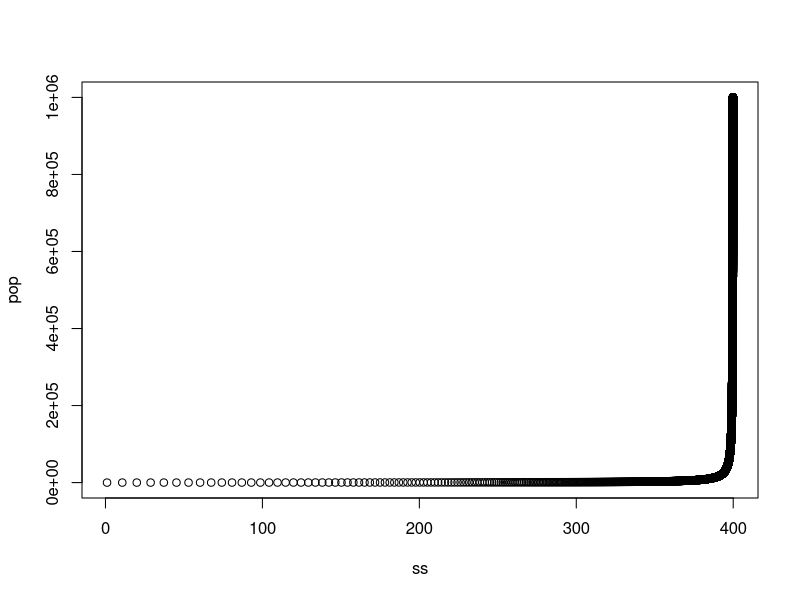
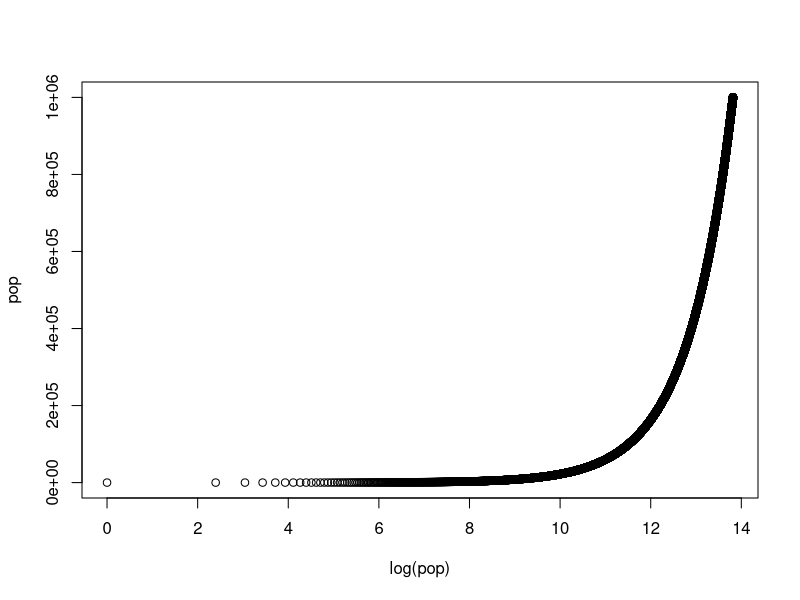
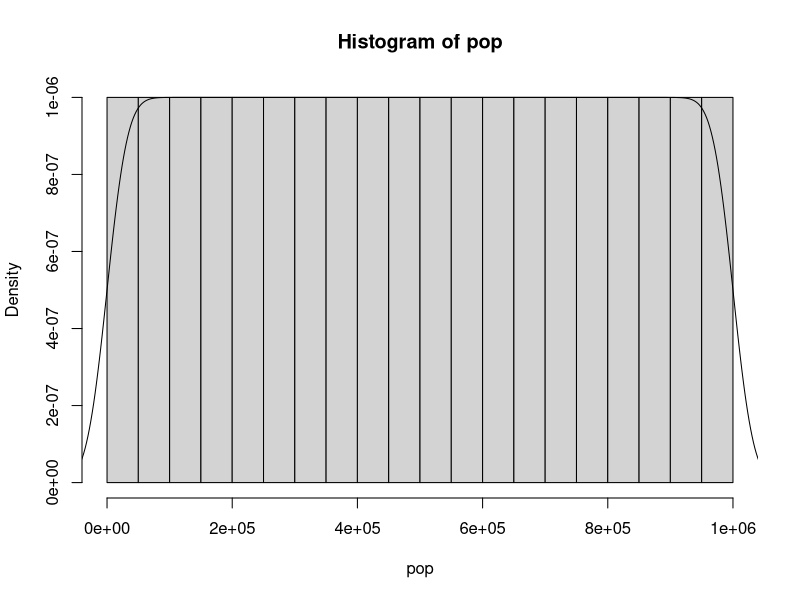
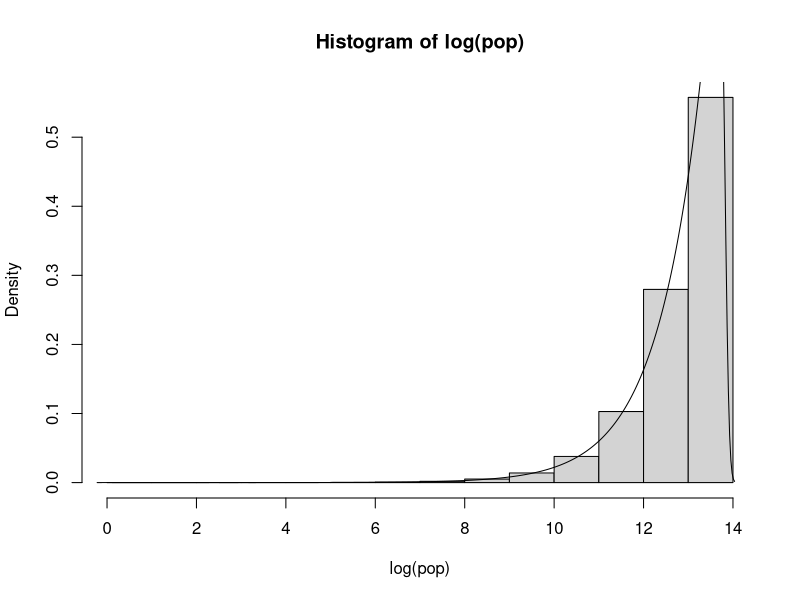
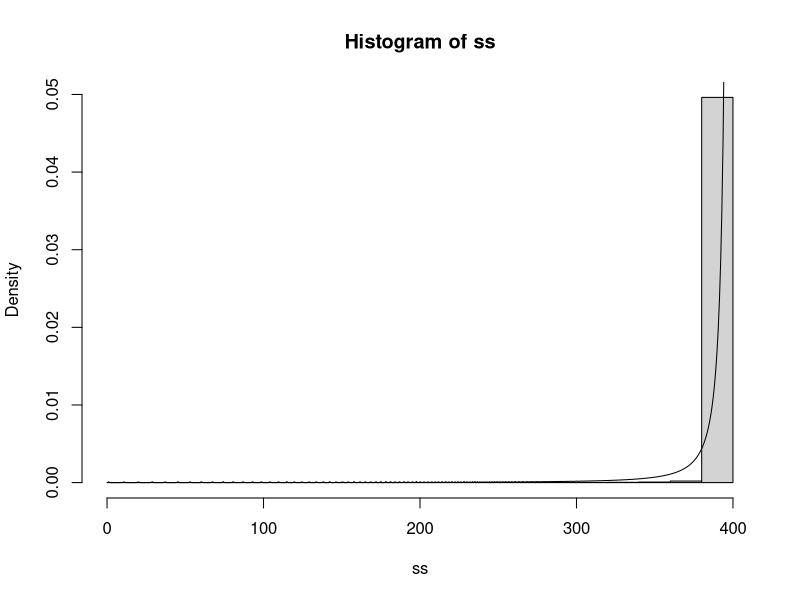

Source code (R) for these figures, in order:
pop <- seq(1, 1000000, 10)
ss <- (pop/(1+pop*0.05^2))
plot(ss, pop)

plot(log(pop), pop)

hist(pop, freq = FALSE); lines(density(pop))
hist(log(pop), freq = FALSE); lines(density(log(pop)))

hist(ss, freq = FALSE); lines(density(ss))
